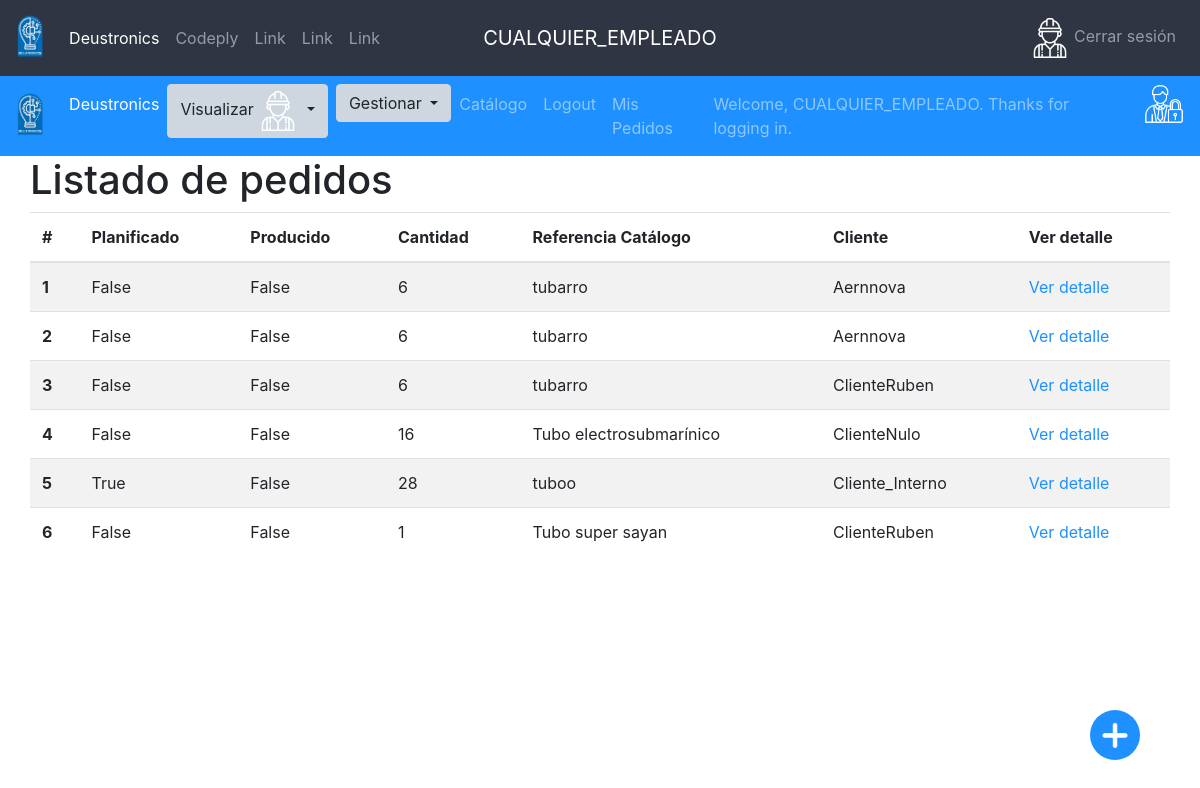
/pedidos/ (signed in), run on an earlier commit of the app's database.
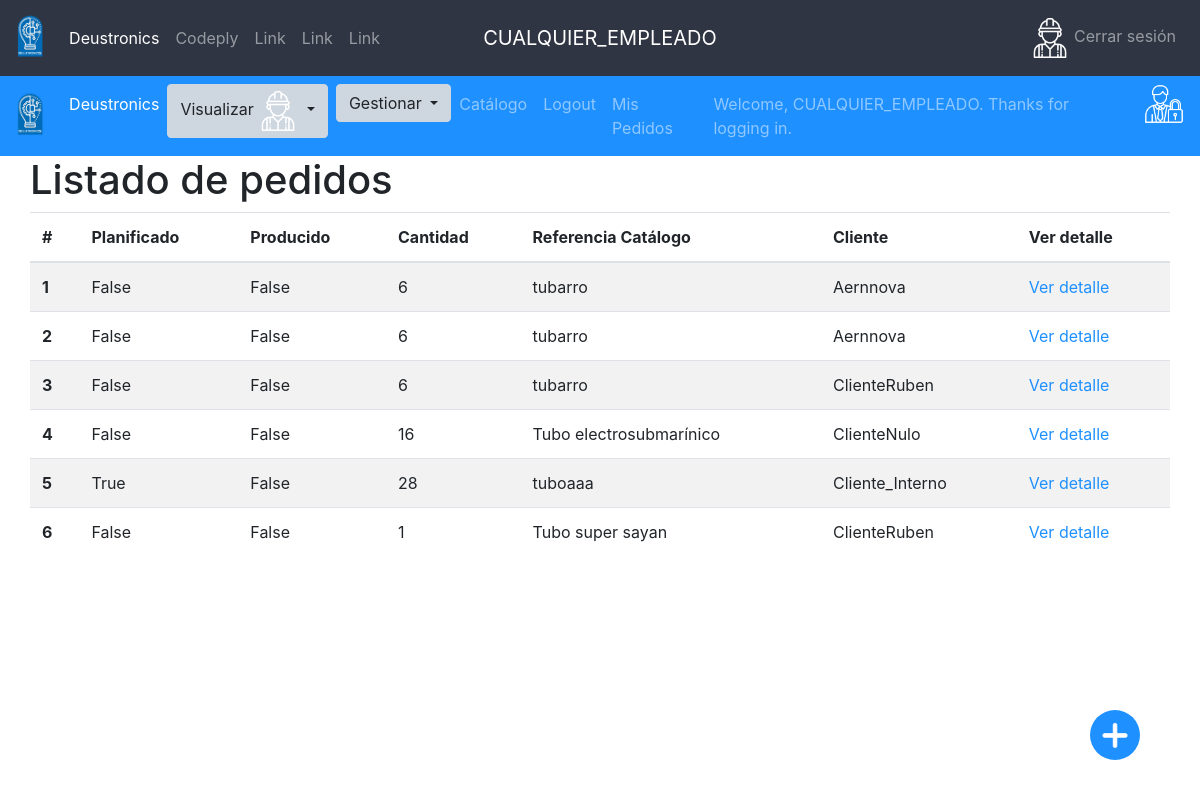
And on a later commit of the database.
### app/models.py (models this page shows, shortened)
class Pedido(models.Model):
    planificado = models.BooleanField()
    producido = models.BooleanField()
    cantidad = models.IntegerField()
    catalogo = models.ForeignKey(
        Catalogo, on_delete=models.SET_NULL, null=True)
    cliente = models.ForeignKey(Cliente, on_delete=models.SET_NULL, null=True)
    importe=models.FloatField()

class Catalogo(models.Model):
    descripcion = models.CharField(max_length=250)
    nombre = models.CharField(max_length=100, default="NombreDefault")
    precio = models.FloatField(default = 0.0)
    def __str__(self):
       return self.nombre

class Cliente(models.Model):
    nombre = models.CharField(max_length=100)
    usuario = models.ForeignKey(User, on_delete=models.CASCADE,unique=True)
    def __str__(self):
       return self.nombre

### app/views.py (the view)
# urls.py: path('pedidos/', login_required(views.PedidoListView.as_view()), name='pedido_lista'),
class PedidoListView(View):
    def get(self, request, *args, **kwargs):
        context = {
            'pedidos': Pedido.objects.all(),
            'urlBotonFlotante':reverse('pedido_create_manual')
        }
        return render(request, "pedido_lista.html", context)

### app/templatetags/sesion_tags.py (called while the page is built)
@register.filter(name='has_group')
def has_group(user, group_name):
    return user.groups.filter(name=group_name).exists()

### app/templates/pedido_lista.html
{%extends 'base.html'%} {% block content%}
<h1>
  Listado de pedidos
</h1>
<table class="table table-striped">
  <thead>
    <tr>
      <th scope="col">#</th>
      <th scope="col">Planificado</th>
      <th scope="col">Producido</th>
      <th scope="col">Cantidad</th>
      <th scope="col">Referencia Catálogo</th>
      <th scope="col">Cliente</th>
      <th scope="col">Ver detalle</th>
    </tr>
  </thead>
  <tbody>
    {%for pedido in pedidos%}
    <tr>
      <th scope="row">{{pedido.id}}</th>
      <td>{{pedido.planificado}}</td>
      <td>{{pedido.producido}}</td>
      <td>{{pedido.cantidad}}</td>
      <td>{{pedido.catalogo}}</td>
      <td>{{pedido.cliente}}</td>
      <td><a href="{%url 'pedido_detalle' pedido.id %}"> Ver detalle</a></td>
    </tr>
    {%endfor%}
  </tbody>
</table>
{%endblock%}

What changed in the data, as far as the page shows it:
changed through a linked row, Pedido "True": catalogo "tuboo" → "tuboaaa"
